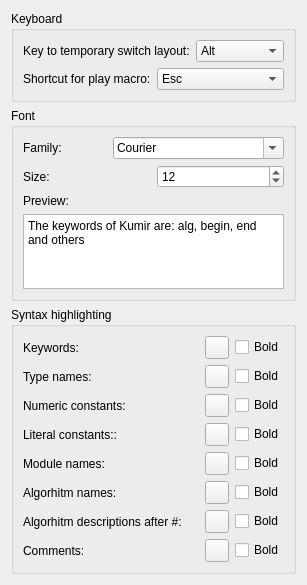
<?xml version="1.0" encoding="UTF-8"?>
<ui version="4.0">
 <class>Editor::SettingsPage</class>
 <widget class="QWidget" name="Editor::SettingsPage">
  <property name="geometry">
   <rect>
    <x>0</x>
    <y>0</y>
    <width>300</width>
    <height>585</height>
   </rect>
  </property>
  <property name="windowTitle">
   <string>Form</string>
  </property>
  <layout class="QVBoxLayout" name="verticalLayout_3">
   <item>
    <widget class="QGroupBox" name="groupBox_3">
     <property name="title">
      <string>Keyboard</string>
     </property>
     <layout class="QVBoxLayout" name="verticalLayout_4">
      <item>
       <layout class="QHBoxLayout" name="horizontalLayout_11">
        <item>
         <widget class="QLabel" name="label_12">
          <property name="text">
           <string>Key to temporary switch layout:</string>
          </property>
         </widget>
        </item>
        <item>
         <widget class="QComboBox" name="layoutSwitchKey">
          <item>
           <property name="text">
            <string notr="true">Alt</string>
           </property>
          </item>
          <item>
           <property name="text">
            <string notr="true">AltGr</string>
           </property>
          </item>
          <item>
           <property name="text">
            <string notr="true">Meta</string>
           </property>
          </item>
          <item>
           <property name="text">
            <string notr="true">Menu</string>
           </property>
          </item>
          <item>
           <property name="text">
            <string notr="true">ScrollLock</string>
           </property>
          </item>
          <item>
           <property name="text">
            <string notr="true">Pause</string>
           </property>
          </item>
         </widget>
        </item>
       </layout>
      </item>
      <item>
       <layout class="QHBoxLayout" name="horizontalLayout_12">
        <item>
         <widget class="QLabel" name="label_13">
          <property name="text">
           <string>Shortcut for play macro:</string>
          </property>
         </widget>
        </item>
        <item>
         <widget class="QComboBox" name="macroPlayKey">
          <item>
           <property name="text">
            <string>Esc</string>
           </property>
          </item>
          <item>
           <property name="text">
            <string>Ctrl+M</string>
           </property>
          </item>
         </widget>
        </item>
       </layout>
      </item>
     </layout>
    </widget>
   </item>
   <item>
    <widget class="QGroupBox" name="groupBox">
     <property name="title">
      <string>Font</string>
     </property>
     <layout class="QVBoxLayout" name="verticalLayout">
      <item>
       <layout class="QHBoxLayout" name="horizontalLayout_2">
        <item>
         <widget class="QLabel" name="label">
          <property name="text">
           <string>Family:</string>
          </property>
         </widget>
        </item>
        <item>
         <widget class="QFontComboBox" name="fontFamily">
          <property name="writingSystem">
           <enum>QFontDatabase::Cyrillic</enum>
          </property>
          <property name="fontFilters">
           <set>QFontComboBox::MonospacedFonts|QFontComboBox::ScalableFonts</set>
          </property>
         </widget>
        </item>
       </layout>
      </item>
      <item>
       <layout class="QHBoxLayout" name="horizontalLayout">
        <item>
         <widget class="QLabel" name="label_2">
          <property name="text">
           <string>Size:</string>
          </property>
         </widget>
        </item>
        <item>
         <widget class="QSpinBox" name="fontSize">
          <property name="minimum">
           <number>8</number>
          </property>
          <property name="maximum">
           <number>48</number>
          </property>
          <property name="value">
           <number>12</number>
          </property>
         </widget>
        </item>
       </layout>
      </item>
      <item>
       <widget class="QLabel" name="label_3">
        <property name="text">
         <string>Preview:</string>
        </property>
       </widget>
      </item>
      <item>
       <widget class="QPlainTextEdit" name="fontPreview">
        <property name="plainText">
         <string>The keywords of Kumir are: alg, begin, end and others</string>
        </property>
       </widget>
      </item>
     </layout>
    </widget>
   </item>
   <item>
    <widget class="QGroupBox" name="groupBox_2">
     <property name="title">
      <string>Syntax highlighting</string>
     </property>
     <layout class="QVBoxLayout" name="verticalLayout_2">
      <item>
       <layout class="QHBoxLayout" name="horizontalLayout_3">
        <item>
         <widget class="QLabel" name="label_4">
          <property name="text">
           <string>Keywords:</string>
          </property>
         </widget>
        </item>
        <item>
         <spacer name="horizontalSpacer">
          <property name="orientation">
           <enum>Qt::Horizontal</enum>
          </property>
          <property name="sizeHint" stdset="0">
           <size>
            <width>40</width>
            <height>20</height>
           </size>
          </property>
         </spacer>
        </item>
        <item>
         <widget class="QToolButton" name="kwColor">
          <property name="text">
           <string/>
          </property>
         </widget>
        </item>
        <item>
         <widget class="QCheckBox" name="kwBold">
          <property name="text">
           <string>Bold</string>
          </property>
         </widget>
        </item>
       </layout>
      </item>
      <item>
       <layout class="QHBoxLayout" name="horizontalLayout_4">
        <item>
         <widget class="QLabel" name="label_5">
          <property name="text">
           <string>Type names:</string>
          </property>
         </widget>
        </item>
        <item>
         <spacer name="horizontalSpacer_2">
          <property name="orientation">
           <enum>Qt::Horizontal</enum>
          </property>
          <property name="sizeHint" stdset="0">
           <size>
            <width>40</width>
            <height>20</height>
           </size>
          </property>
         </spacer>
        </item>
        <item>
         <widget class="QToolButton" name="typeColor">
          <property name="text">
           <string/>
          </property>
         </widget>
        </item>
        <item>
         <widget class="QCheckBox" name="typeBold">
          <property name="text">
           <string>Bold</string>
          </property>
         </widget>
        </item>
       </layout>
      </item>
      <item>
       <layout class="QHBoxLayout" name="horizontalLayout_5">
        <item>
         <widget class="QLabel" name="label_6">
          <property name="text">
           <string>Numeric constants:</string>
          </property>
         </widget>
        </item>
        <item>
         <spacer name="horizontalSpacer_3">
          <property name="orientation">
           <enum>Qt::Horizontal</enum>
          </property>
          <property name="sizeHint" stdset="0">
           <size>
            <width>40</width>
            <height>20</height>
           </size>
          </property>
         </spacer>
        </item>
        <item>
         <widget class="QToolButton" name="numericColor">
          <property name="text">
           <string/>
          </property>
         </widget>
        </item>
        <item>
         <widget class="QCheckBox" name="numericBold">
          <property name="text">
           <string>Bold</string>
          </property>
         </widget>
        </item>
       </layout>
      </item>
      <item>
       <layout class="QHBoxLayout" name="horizontalLayout_6">
        <item>
         <widget class="QLabel" name="label_7">
          <property name="text">
           <string>Literal constants::</string>
          </property>
         </widget>
        </item>
        <item>
         <spacer name="horizontalSpacer_4">
          <property name="orientation">
           <enum>Qt::Horizontal</enum>
          </property>
          <property name="sizeHint" stdset="0">
           <size>
            <width>40</width>
            <height>20</height>
           </size>
          </property>
         </spacer>
        </item>
        <item>
         <widget class="QToolButton" name="literalColor">
          <property name="text">
           <string/>
          </property>
         </widget>
        </item>
        <item>
         <widget class="QCheckBox" name="literalBold">
          <property name="text">
           <string>Bold</string>
          </property>
         </widget>
        </item>
       </layout>
      </item>
      <item>
       <layout class="QHBoxLayout" name="horizontalLayout_7">
        <item>
         <widget class="QLabel" name="label_8">
          <property name="text">
           <string>Module names:</string>
          </property>
         </widget>
        </item>
        <item>
         <spacer name="horizontalSpacer_5">
          <property name="orientation">
           <enum>Qt::Horizontal</enum>
          </property>
          <property name="sizeHint" stdset="0">
           <size>
            <width>40</width>
            <height>20</height>
           </size>
          </property>
         </spacer>
        </item>
        <item>
         <widget class="QToolButton" name="moduleColor">
          <property name="text">
           <string/>
          </property>
         </widget>
        </item>
        <item>
         <widget class="QCheckBox" name="moduleBold">
          <property name="text">
           <string>Bold</string>
          </property>
         </widget>
        </item>
       </layout>
      </item>
      <item>
       <layout class="QHBoxLayout" name="horizontalLayout_8">
        <item>
         <widget class="QLabel" name="label_9">
          <property name="text">
           <string>Algorhitm names:</string>
          </property>
         </widget>
        </item>
        <item>
         <spacer name="horizontalSpacer_6">
          <property name="orientation">
           <enum>Qt::Horizontal</enum>
          </property>
          <property name="sizeHint" stdset="0">
           <size>
            <width>40</width>
            <height>20</height>
           </size>
          </property>
         </spacer>
        </item>
        <item>
         <widget class="QToolButton" name="algorhitmColor">
          <property name="text">
           <string/>
          </property>
         </widget>
        </item>
        <item>
         <widget class="QCheckBox" name="algorhitmBold">
          <property name="text">
           <string>Bold</string>
          </property>
         </widget>
        </item>
       </layout>
      </item>
      <item>
       <layout class="QHBoxLayout" name="horizontalLayout_9">
        <item>
         <widget class="QLabel" name="label_10">
          <property name="text">
           <string>Algorhitm descriptions after #:</string>
          </property>
         </widget>
        </item>
        <item>
         <spacer name="horizontalSpacer_7">
          <property name="orientation">
           <enum>Qt::Horizontal</enum>
          </property>
          <property name="sizeHint" stdset="0">
           <size>
            <width>40</width>
            <height>20</height>
           </size>
          </property>
         </spacer>
        </item>
        <item>
         <widget class="QToolButton" name="docColor">
          <property name="text">
           <string/>
          </property>
         </widget>
        </item>
        <item>
         <widget class="QCheckBox" name="docBold">
          <property name="text">
           <string>Bold</string>
          </property>
         </widget>
        </item>
       </layout>
      </item>
      <item>
       <layout class="QHBoxLayout" name="horizontalLayout_10">
        <item>
         <widget class="QLabel" name="label_11">
          <property name="text">
           <string>Comments:</string>
          </property>
         </widget>
        </item>
        <item>
         <spacer name="horizontalSpacer_8">
          <property name="orientation">
           <enum>Qt::Horizontal</enum>
          </property>
          <property name="sizeHint" stdset="0">
           <size>
            <width>40</width>
            <height>20</height>
           </size>
          </property>
         </spacer>
        </item>
        <item>
         <widget class="QToolButton" name="commentColor">
          <property name="text">
           <string/>
          </property>
         </widget>
        </item>
        <item>
         <widget class="QCheckBox" name="commentBold">
          <property name="text">
           <string>Bold</string>
          </property>
         </widget>
        </item>
       </layout>
      </item>
     </layout>
    </widget>
   </item>
  </layout>
 </widget>
 <resources/>
 <connections/>
</ui>
